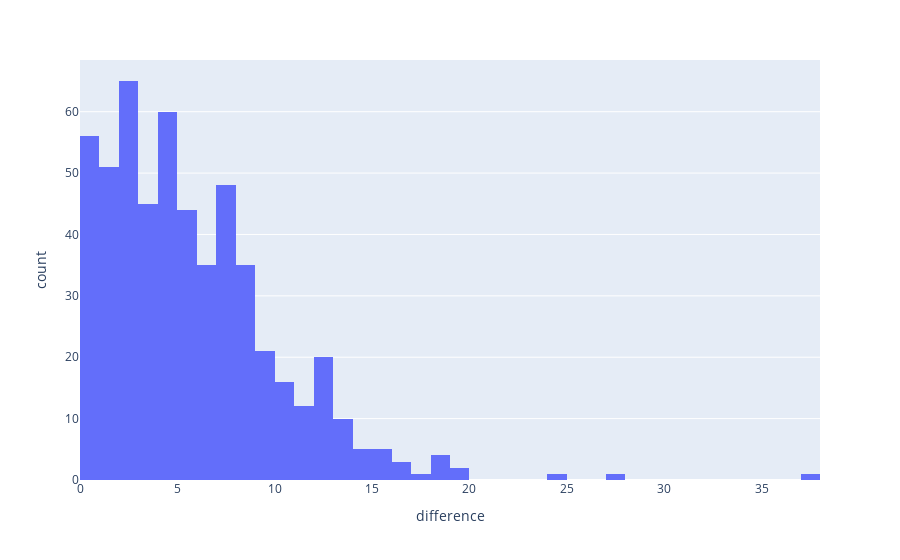

Notebook source saved alongside this figure:
### Code cell
fig = px.histogram(x=predictions['abs_diff'], labels={
    'x': 'difference'
})

# nth percentile difference (Lower number better)
print(predictions.quantile(q=0.5)['abs_diff'])
print('Percent acceptable: ' + str(len(predictions[predictions['abs_diff'] < 5]) / len(predictions) * 100))

fig.show()

### Figure 1 — Plotly figure (JSON) as saved in the notebook; plotly's stock layout.template omitted (floating-point values rounded to 4 significant figures; data arrays with more than 128 entries replaced by an {"elided": "..."} marker saying what was removed)
{"data": [{"alignmentgroup": "True", "bingroup": "x", "hovertemplate": "difference=%{x}<br>count=%{y}<extra></extra>", "legendgroup": "", "marker": {"color": "#636efa", "pattern": {"shape": ""}}, "name": "", "offsetgroup": "", "orientation": "v", "showlegend": false, "type": "histogram", "x": {"elided": "541 float values"}, "xaxis": "x", "yaxis": "y"}], "layout": {"barmode": "relative", "legend": {"tracegroupgap": 0}, "margin": {"t": 60}, "xaxis": {"anchor": "y", "domain": [0, 1], "title": {"text": "difference"}}, "yaxis": {"anchor": "x", "domain": [0, 1], "title": {"text": "count"}}}}
